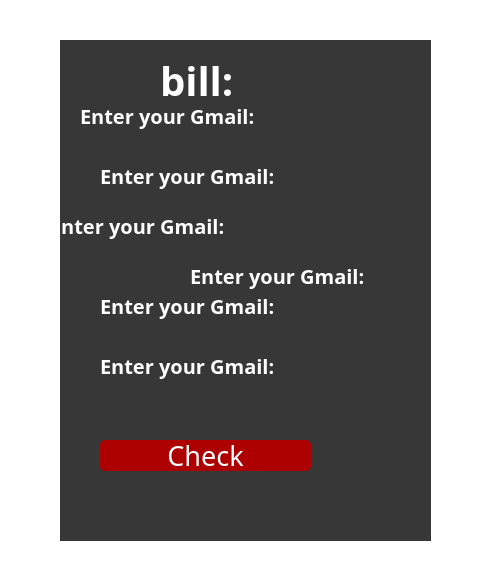
<?xml version="1.0" encoding="UTF-8"?>
<ui version="4.0">
 <class>MainWindow</class>
 <widget class="QMainWindow" name="MainWindow">
  <property name="geometry">
   <rect>
    <x>0</x>
    <y>0</y>
    <width>496</width>
    <height>583</height>
   </rect>
  </property>
  <property name="baseSize">
   <size>
    <width>800</width>
    <height>600</height>
   </size>
  </property>
  <property name="windowTitle">
   <string>MainWindow</string>
  </property>
  <property name="styleSheet">
   <string notr="true">background-color: transparent</string>
  </property>
  <widget class="QWidget" name="centralwidget">
   <widget class="QLabel" name="label">
    <property name="geometry">
     <rect>
      <x>-180</x>
      <y>-20</y>
      <width>1000</width>
      <height>600</height>
     </rect>
    </property>
    <property name="maximumSize">
     <size>
      <width>1000</width>
      <height>600</height>
     </size>
    </property>
    <property name="text">
     <string/>
    </property>
    <property name="pixmap">
     <pixmap>../images/1.png</pixmap>
    </property>
    <property name="scaledContents">
     <bool>true</bool>
    </property>
    <property name="alignment">
     <set>Qt::AlignCenter</set>
    </property>
   </widget>
   <widget class="QLabel" name="label_3">
    <property name="geometry">
     <rect>
      <x>60</x>
      <y>40</y>
      <width>371</width>
      <height>501</height>
     </rect>
    </property>
    <property name="styleSheet">
     <string notr="true">background-color: rgb(0, 0, 0,200);</string>
    </property>
    <property name="text">
     <string/>
    </property>
   </widget>
   <widget class="QLabel" name="label_4">
    <property name="geometry">
     <rect>
      <x>160</x>
      <y>60</y>
      <width>141</width>
      <height>41</height>
     </rect>
    </property>
    <property name="font">
     <font>
      <family>Bahnschrift Condensed</family>
      <pointsize>30</pointsize>
      <weight>75</weight>
      <bold>true</bold>
     </font>
    </property>
    <property name="styleSheet">
     <string notr="true">background-color: transparent;
color: rgb(255, 255, 255);
    border: none</string>
    </property>
    <property name="text">
     <string>bill:</string>
    </property>
   </widget>
   <widget class="QLabel" name="label_6">
    <property name="geometry">
     <rect>
      <x>50</x>
      <y>210</y>
      <width>181</width>
      <height>31</height>
     </rect>
    </property>
    <property name="font">
     <font>
      <family>Bahnschrift Condensed</family>
      <pointsize>15</pointsize>
      <weight>75</weight>
      <bold>true</bold>
     </font>
    </property>
    <property name="styleSheet">
     <string notr="true">background-color: transparent;
color: rgb(255, 255, 255);
    border: none</string>
    </property>
    <property name="text">
     <string>Enter your Gmail:</string>
    </property>
   </widget>
   <widget class="QPushButton" name="pushButton">
    <property name="geometry">
     <rect>
      <x>100</x>
      <y>440</y>
      <width>211</width>
      <height>31</height>
     </rect>
    </property>
    <property name="font">
     <font>
      <family>Bahnschrift Condensed</family>
      <pointsize>20</pointsize>
     </font>
    </property>
    <property name="styleSheet">
     <string notr="true">background-color: rgb(173, 0, 0);
color: rgb(255, 255, 255);
  border-radius: 5px;
    padding: 5px</string>
    </property>
    <property name="text">
     <string>Check</string>
    </property>
   </widget>
   <widget class="QLabel" name="label_7">
    <property name="geometry">
     <rect>
      <x>80</x>
      <y>100</y>
      <width>181</width>
      <height>31</height>
     </rect>
    </property>
    <property name="font">
     <font>
      <family>Bahnschrift Condensed</family>
      <pointsize>15</pointsize>
      <weight>75</weight>
      <bold>true</bold>
     </font>
    </property>
    <property name="styleSheet">
     <string notr="true">background-color: transparent;
color: rgb(255, 255, 255);
    border: none</string>
    </property>
    <property name="text">
     <string>Enter your Gmail:</string>
    </property>
   </widget>
   <widget class="QLabel" name="label_8">
    <property name="geometry">
     <rect>
      <x>100</x>
      <y>160</y>
      <width>181</width>
      <height>31</height>
     </rect>
    </property>
    <property name="font">
     <font>
      <family>Bahnschrift Condensed</family>
      <pointsize>15</pointsize>
      <weight>75</weight>
      <bold>true</bold>
     </font>
    </property>
    <property name="styleSheet">
     <string notr="true">background-color: transparent;
color: rgb(255, 255, 255);
    border: none</string>
    </property>
    <property name="text">
     <string>Enter your Gmail:</string>
    </property>
   </widget>
   <widget class="QLabel" name="label_9">
    <property name="geometry">
     <rect>
      <x>100</x>
      <y>350</y>
      <width>181</width>
      <height>31</height>
     </rect>
    </property>
    <property name="font">
     <font>
      <family>Bahnschrift Condensed</family>
      <pointsize>15</pointsize>
      <weight>75</weight>
      <bold>true</bold>
     </font>
    </property>
    <property name="styleSheet">
     <string notr="true">background-color: transparent;
color: rgb(255, 255, 255);
    border: none</string>
    </property>
    <property name="text">
     <string>Enter your Gmail:</string>
    </property>
   </widget>
   <widget class="QLabel" name="label_10">
    <property name="geometry">
     <rect>
      <x>100</x>
      <y>290</y>
      <width>181</width>
      <height>31</height>
     </rect>
    </property>
    <property name="font">
     <font>
      <family>Bahnschrift Condensed</family>
      <pointsize>15</pointsize>
      <weight>75</weight>
      <bold>true</bold>
     </font>
    </property>
    <property name="styleSheet">
     <string notr="true">background-color: transparent;
color: rgb(255, 255, 255);
    border: none</string>
    </property>
    <property name="text">
     <string>Enter your Gmail:</string>
    </property>
   </widget>
   <widget class="QLabel" name="label_11">
    <property name="geometry">
     <rect>
      <x>190</x>
      <y>260</y>
      <width>181</width>
      <height>31</height>
     </rect>
    </property>
    <property name="font">
     <font>
      <family>Bahnschrift Condensed</family>
      <pointsize>15</pointsize>
      <weight>75</weight>
      <bold>true</bold>
     </font>
    </property>
    <property name="styleSheet">
     <string notr="true">background-color: transparent;
color: rgb(255, 255, 255);
    border: none</string>
    </property>
    <property name="text">
     <string>Enter your Gmail:</string>
    </property>
   </widget>
  </widget>
  <widget class="QMenuBar" name="menubar">
   <property name="geometry">
    <rect>
     <x>0</x>
     <y>0</y>
     <width>496</width>
     <height>18</height>
    </rect>
   </property>
  </widget>
  <widget class="QStatusBar" name="statusbar"/>
 </widget>
 <resources/>
 <connections/>
</ui>
